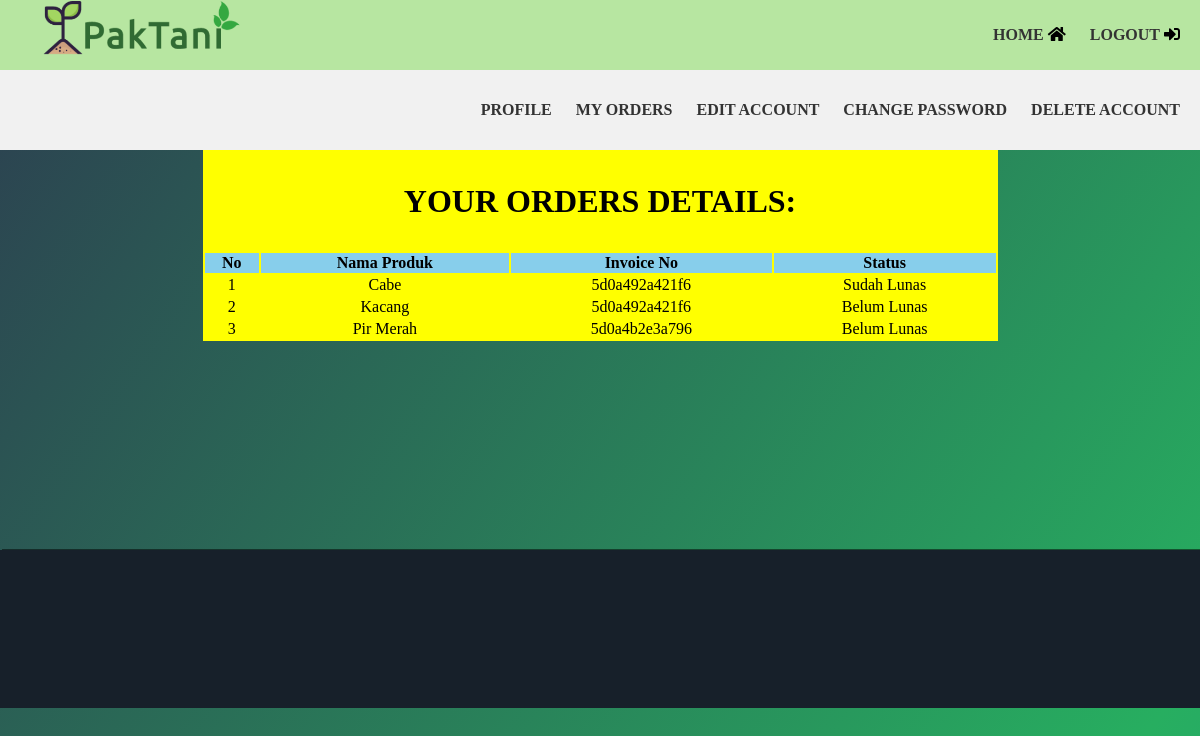
The app's page /VIEW/USER/PEMBELI/my_orders.php (signed in) with its own data.
### tables this page shows
CREATE TABLE `pembelian_produk` (
  `id_pembelian_produk` int(11) NOT NULL,
  `id_pembelian_2` int(11) NOT NULL,
  `id_pembeli_2` int(11) NOT NULL,
  `kd_barang_2` int(11) NOT NULL,
  `jumlah` int(11) NOT NULL,
  `no_transaksi` varchar(255) NOT NULL,
  `konfirmasi` varchar(255) NOT NULL
);

CREATE TABLE `barang` (
  `kd_barang` int(11) NOT NULL,
  `id_petani` int(11) NOT NULL,
  `stok` int(20) NOT NULL,
  `unit` varchar(255) NOT NULL,
  `harga` int(50) NOT NULL,
  `Nm_barang` varchar(255) NOT NULL,
  `deskripsi` varchar(255) NOT NULL,
  `gambar` varchar(255) NOT NULL,
  `id_admin` int(11) NOT NULL
);

### VIEW/USER/PEMBELI/my_orders.php (the view, shortened to what this page needs)
<?php
include '../../../CONTROLLER/action_pembeli.php';
?>
<!DOCTYPE html>
<html>
<head>
  <link rel="stylesheet" href="../../CSS/main.css">
  <link rel="stylesheet" href="https://use.fontawesome.com/releases/v5.8.2/css/all.css">
</head>
<body>
  <div class="subnavbar">
    <div class="logo">
    </div>
    <div class="menu">
      <a href="indexpembeli.php">Home</a>
      <i class="fas fa-home"></i>
      <a href="../../../CONTROLLER/logout.php">Logout</a>
      <i class="fas fa-sign-in-alt"></i>
    </div>
  </div>
  <div class="navbar">
    <div class="menu">
      <a href="profile.php">Profile</a>
      <a href="my_orders.php">My Orders</a>
      <a href="edit_account.php">Edit Account</a>
      <a href="change_pass.php">Change Password</a>
      <a href="delete_account.php">Delete Account</a>
    </div>
  </div>
  <div class="tubuh">
    <table width="795" align="center" bgcolor="yellow">
      <tr align="center">
        <td colspan="6">
          <h2>Your Orders details:</h2>
        </td>
      </tr>
      <tr align="center" bgcolor="skyblue">
        <th>No</th>
        <th>Nama Produk</th>
        <th>Invoice No</th>
        <th>Status</th>
      </tr>
      <?php $id_pembeli = $_SESSION['id'];
      $query = ("SELECT no_transaksi, konfirmasi, Nm_barang FROM pembelian_produk INNER JOIN barang ON pembelian_produk.kd_barang_2 = barang.kd_barang WHERE pembelian_produk.id_pembeli_2 = $id_pembeli");
      $sql = mysqli_query($conn, $query);
      $i = 1; ?>
      <?php while ($data = mysqli_fetch_array($sql)) { ?>
        <tr align=" center ">
          <td><?php echo $i ?></td>
          <td><?php echo $data['Nm_barang'] ?></td>
          <td><?php echo $data['no_transaksi'] ?></td>
          <td><?php echo $data['konfirmasi'] ?> Lunas</td>
        </tr>
        <?php $i += 1; ?>
      <?php } ?>
    </table>
  </div>
  <div class=" footer " align=" center ">
    <table width=100%>
      <tr>
        <td align=" center ">
          <p id=" lol " font></p>
        </td>
      </tr>
    </table>
  </div>
</body>
</html>

### VIEW/CSS/main.css (style rules this page uses)
body { margin: 0; padding: 0; font-family: "montserrat"; background-image: linear-gradient(125deg, #2c3e50, #27ae60, #2980b9, #e74c3c, #8e44ad); background-size: 400% 400%; animation: bganimation 15s infinite; }
h2 { color: BLACK; text-align: center; font-family: "montserrat"; text-transform: uppercase; margin: 30px 0; font-size: 32px; }
.subnavbar { position: relative; height: 70px; overflow: hidden; top: 0; display: flex; align-items: center; background: #b7e6a1; width: 100%; }
.navbar { position: relative; height: 80px; overflow: hidden; top: 0; display: flex; align-items: center; background: #f1f1f1; width: 100%; }
.logo { background: url(../IMAGE/logo.png) no-repeat 50% 50%; background-size: contain; width: 220px; height: 200px; float: left; margin-left: 20px; }
.menu { position: absolute; right: 20px; }
.menu a { color: #333; text-decoration: none; font-weight: 700; margin-left: 20px; transition: color 0.3s; text-transform: uppercase; }
p { padding: 20px; font-size: 20px; text-align: justify; }
.footer { background: #17202A; color: #fff; font-size: 15px; position: relative; padding: 3%; margin-bottom: -50px; box-shadow: 2px -0.5px black; }

### VIEW/USER/PEMBELI/my_orders.php (style rules this page uses)
.tubuh { width: 100%; height: 400px; }

### records on screen
pembelian_produk: kd_barang_2.Nm_barang "Cabe", no_transaksi "5d0a492a421f6", konfirmasi "Sudah"
pembelian_produk: kd_barang_2.Nm_barang "Kacang", no_transaksi "5d0a492a421f6", konfirmasi "Belum"
pembelian_produk: kd_barang_2.Nm_barang "Pir Merah", no_transaksi "5d0a4b2e3a796", konfirmasi "Belum"
